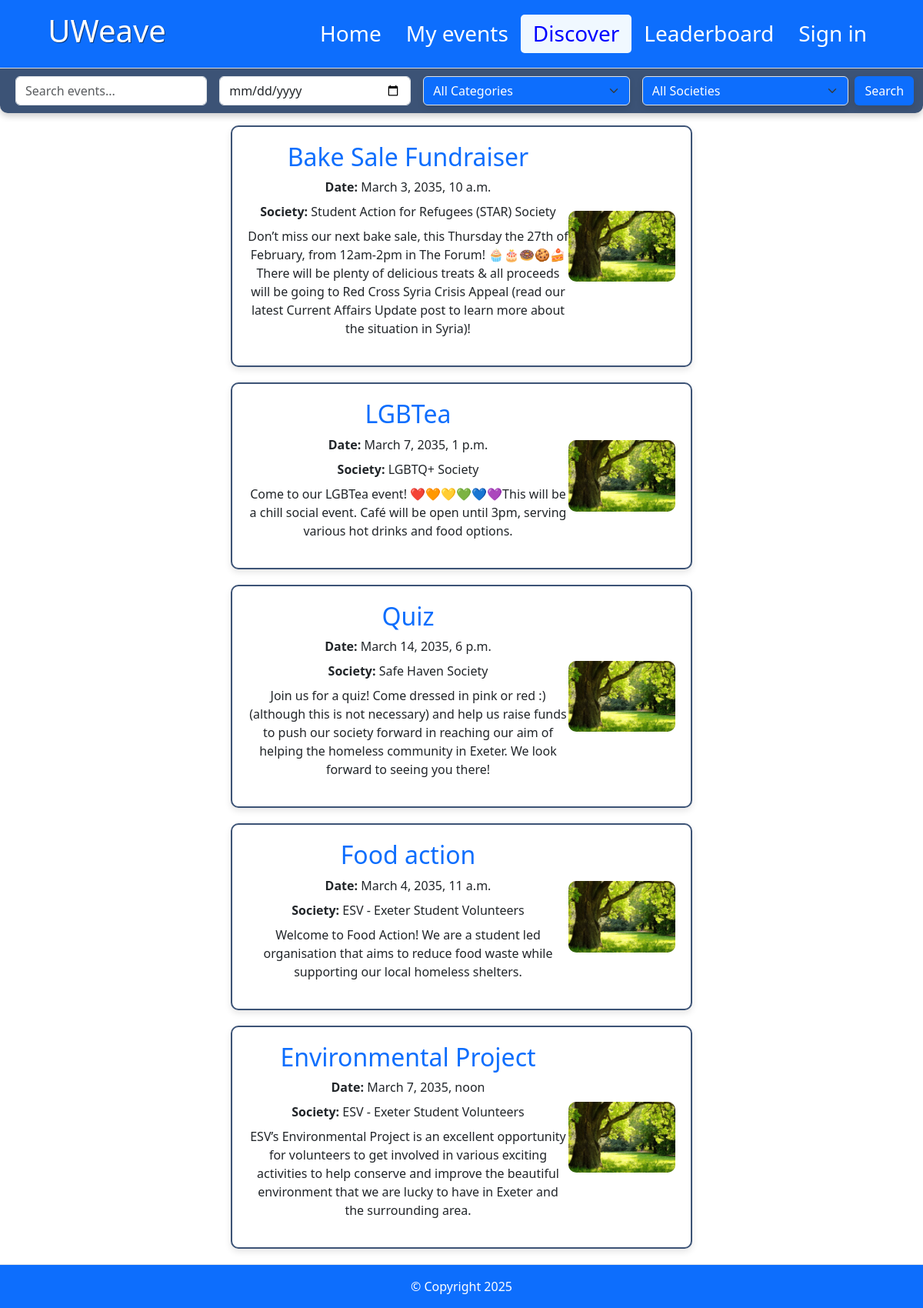
The app's page /discover with its own data.
### app/models.py (models this page shows, shortened)
class Event(models.Model):
    start_key = models.CharField(max_length=7, default=generate_random_key)
    end_key = models.CharField(max_length=7, blank=True, default=generate_random_key)
    category = models.CharField(max_length=50)
    organiser = models.ForeignKey(SocietyRepresentative, on_delete=models.CASCADE, null=True)
    date = models.DateTimeField()
    location = models.ForeignKey(Location, on_delete=models.CASCADE, null=True)
    name = models.CharField(max_length=23)
    expected_attendance = models.IntegerField(null=True)
    actual_attendance = models.IntegerField(null=True)
    maximum_attendance = models.IntegerField(null=True)
    approved = models.BooleanField(default=False)
    rejected = models.BooleanField(default=False)
    description = models.CharField(max_length=300, blank=True)
    image = models.ImageField(upload_to="event_images/", null=True, blank=True)

class SocietyRepresentative(models.Model):
    user = models.OneToOneField(User, on_delete=models.CASCADE)
    society_name = models.CharField(max_length=50)
    class Meta:
        permissions = (
            ("create_events","Can create events"),
            ("generate_qr", "Can generate QR codes for events they are running"),
        )

### app/views.py (the view, shortened to what this page needs)
# urls.py: path("discover", views.discover, name="discover"),
def discover(request: HttpRequest) -> HttpResponse:
    search_query = request.GET.get("search_query", "").lower()
    event_date = request.GET.get("event_date", "")
    category = request.GET.get("category", "")
    society = request.GET.get("society", "")
    society_rep = SocietyRepresentative.objects.all()
    events = Event.objects.all()
    events = events.filter(approved="1",  date__date__gte=timezone.now().date())
    if category:
        events = events.filter(category=category)
    if event_date:
        events = events.filter(date__date=event_date)
    if society:
        society_obj = society_rep.filter(society_name=society).first()
        events = events.filter(organiser=society_obj)
    if search_query:
        def sorter(event: Event) -> int:
            return get_event_search_priority(event, search_query)
        events = [event for event in events if sorter(event) > 0]
        events.sort(key=sorter, reverse=True)
    booked_events = set()
    can_be_unbooked = set()
    return render(request, "discover.html", {
        "events": events,
        "booked_events": booked_events,
        "can_be_unbooked": can_be_unbooked,
        "societies": society_rep,
    })

### app/templates/discover.html (shortened to what this page needs)
<head>
</head>
{% extends "base.html" %}
{% block content %}
<body>
    <form method="GET" action="{% url 'discover' %}" class="container-fluid navbar-custom">
        <div class="d-flex flex-nowrap justify-content-between align-items-center">
            <input type="text" name="search_query" placeholder="Search events..." class="form-control flex-grow-1 mx-2">
            <input type="date" name="event_date" class="form-control flex-grow-1 mx-2">
            <select class="form-select searcher mx-2" name="category">
                <option value="">All Categories</option>
            </select>
            <select class="form-select searcher mx-2" name="society">
                <option value="">All Societies</option>
            </select>
            <button type="submit" class="btn searcher">Search</button>
        </div>
    </form>
    <div class="event-container">
    {% for event in events %}
        <div class="event-card" onclick="showPopup('{{ forloop.counter }}')">
            <div class="col-md-8 text-left" style="width: 50%;">
                <h2 style="color: #0d6efd; word-break: break-word;">{{ event.name }}</h2>
                <p class="mb-2"><strong>Date:</strong> {{ event.date }}</p>
                <p class="mb-2"><strong>Society:</strong> {{ event.organiser.society_name }}</p>
                <p style="word-break: break-word;">{{ event.description }}</p>
            </div>
            <div class="col-md-3">
                <img src="{{ event.image.url }}" alt="Event Image" class="img-fluid" onerror="this.src='/static/default-event.jpg';">
            </div>
        </div>
    {% empty %}
        <p class="text-muted text-center">No sustainable events found. Check back soon!</p>
    {% endfor %}
    </div>
</body>
{% endblock %}

### app/templates/discover.html (style rules this page uses)
.navbar-custom { background-color: #3c5376 !important; padding: 10px 20px; border-radius: 0 0 10px 10px; box-shadow: 0px 4px 8px rgba(0, 0, 0, 0.2); }
.searcher { color: #ffffff !important; background-color: #0d6efd !important; border: none; border-radius: 6px !important; transition: background-color 0.3s ease-in-out !important; box-shadow: 0px 4px 8px rgba(0, 0, 0, 0.1) !important; padding: 8px 15px; }
.event-container { display: flex; flex-direction: column; align-items: center; }
.event-card { display: flex; flex-wrap: wrap; align-items: center; justify-content: center; width: 80%; max-width: 600px; min-height: 200px; border: 2px solid #3c5376; border-radius: 10px; padding: 20px; box-shadow: 0px 4px 8px rgba(0, 0, 0, 0.1); margin-bottom: 20px; background-color: white; }
.event-card .col-md-8, .event-card .col-md-4 { flex: 1; text-align: center; }
.event-card img { width: 100%; height: auto; max-height: 150px; object-fit: contain; border-radius: 10px; }

### records on screen
Event: name "Bake Sale Fundraiser", date "March 3, 2035, 10 a.m.", organiser.society_name "Student Action for Refugees (STAR) Society", description "Don’t miss our next bake sale, this Thursday the 27th of February, from 12am-2pm in The Forum! 🧁🎂🍩🍪🍰There will be plenty of delicious treats & all proceeds will be going to Red Cross Syria Crisis Appeal (read our latest Current Affairs Update post to learn more about the situation in Syria)!"
Event: name "LGBTea", date "March 7, 2035, 1 p.m.", organiser.society_name "LGBTQ+ Society", description "Come to our LGBTea event! ❤️🧡💛💚💙💜This will be a chill social event. Café will be open until 3pm, serving various hot drinks and food options."
Event: name "Quiz", date "March 14, 2035, 6 p.m.", organiser.society_name "Safe Haven Society", description "Join us for a quiz! Come dressed in pink or red :) (although this is not necessary) and help us raise funds to push our society forward in reaching our aim of helping the homeless community in Exeter. We look forward to seeing you there!"
Event: name "Food action", date "March 4, 2035, 11 a.m.", organiser.society_name "ESV - Exeter Student Volunteers", description "Welcome to Food Action! We are a student led organisation that aims to reduce food waste while supporting our local homeless shelters."
Event: name "Environmental Project", date "March 7, 2035, noon", organiser.society_name "ESV - Exeter Student Volunteers", description "ESV’s Environmental Project is an excellent opportunity for volunteers to get involved in various exciting activities to help conserve and improve the beautiful environment that we are lucky to have in Exeter and the surrounding area."
